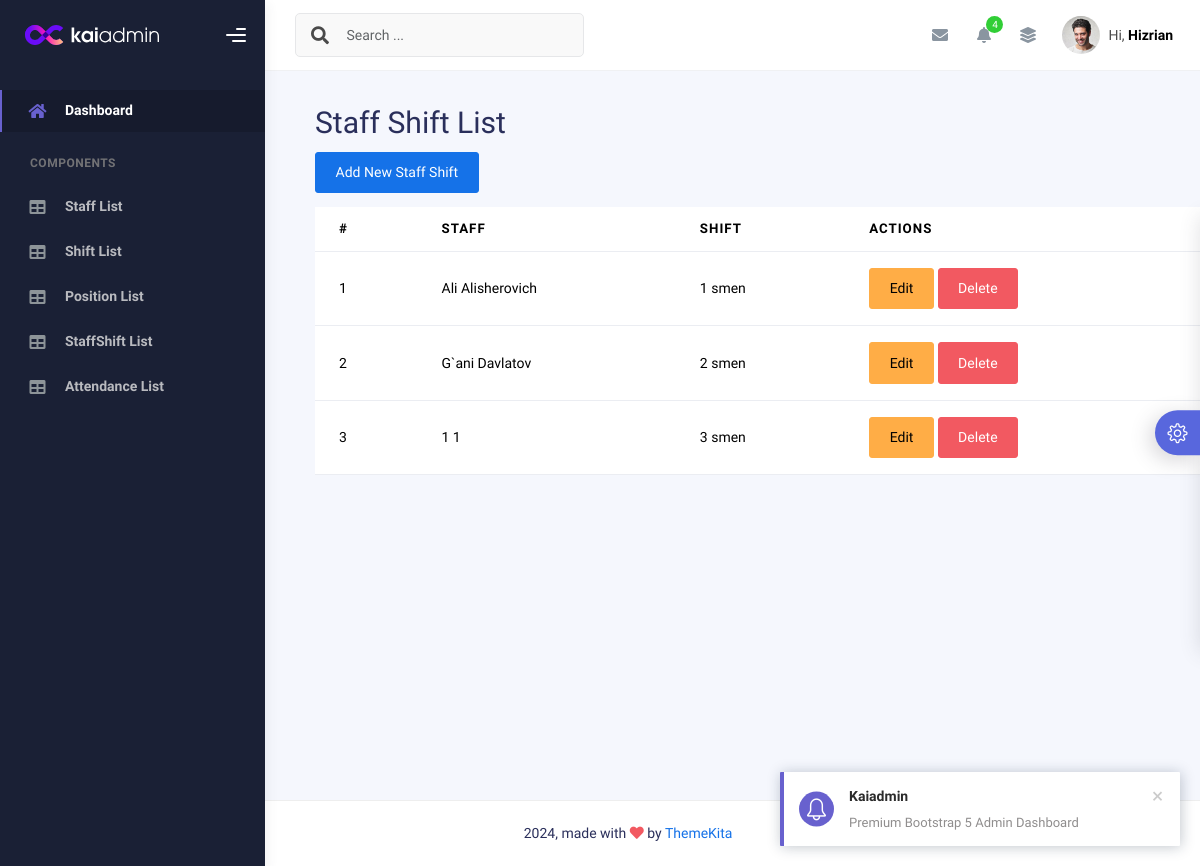
The app's page /staffshift/, older data.
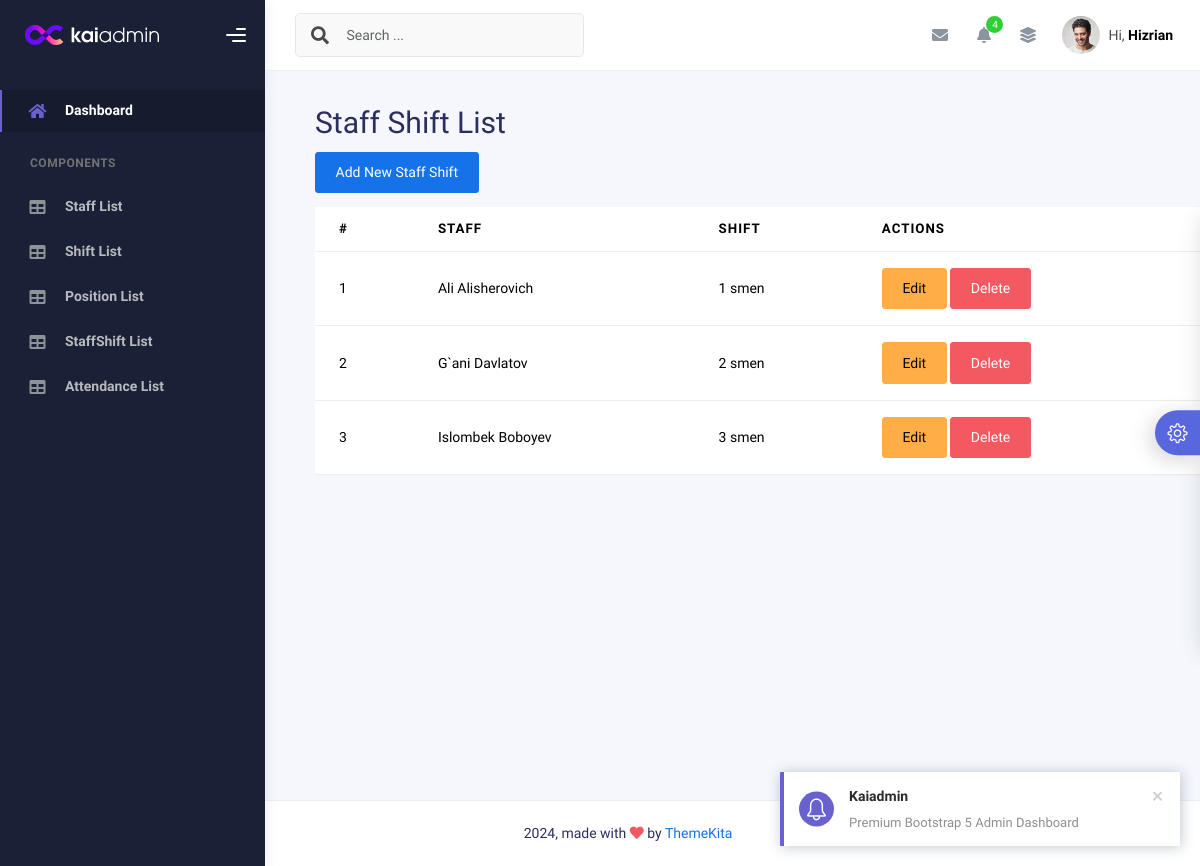
The same page, newer data.
### main/models.py (models this page shows, shortened)
class StaffShift(models.Model):
    staff = models.ForeignKey(Staff, on_delete=models.CASCADE)
    shift = models.ForeignKey(Shift, on_delete=models.CASCADE)
    class Meta:
        unique_together = ('staff', 'shift')

class Staff(models.Model):
    first_name = models.CharField(max_length=255)
    last_name = models.CharField(max_length=255, blank=True)
    phone = models.CharField(max_length=15, unique=True,
    )
    age = models.IntegerField(blank=True, null=True)
    address = models.CharField(max_length=255, blank=True, null=True)
    def __str__(self):
        return f"{self.first_name} {self.last_name}"

class Shift(models.Model):
    name = models.CharField(max_length=255)
    start_time = models.TimeField()
    end_time = models.TimeField()
    def __str__(self):
        return self.name

### main/views.py (the view)
# urls.py: path('staffshift/', views.staffshift_list, name='staffshift_list'),
def staffshift_list(request):
    staffshift_list = models.StaffShift.objects.all()
    return render(request, 'crud/staffshift/staffshift_list.html', {'staffshift_list': staffshift_list})

### templates/crud/StaffShift/staffshift_list.html
{% extends "base.html" %}
{% block content %}
<div style="margin-top: 100px; margin-left: 50px;">
    <h1>Staff Shift List</h1>
    <a href="{% url 'staffshift_create' %}" class="btn btn-primary mb-3">Add New Staff Shift</a>
    <table class="table">
        <thead>
            <tr>
                <th>#</th>
                <th>Staff</th>
                <th>Shift</th>
                <th>Actions</th>
            </tr>
        </thead>
        <tbody>
            {% for staffshift in staffshift_list %}
            <tr>
                <td>{{ forloop.counter }}</td>
                <td>{{ staffshift.staff }}</td>
                <td>{{ staffshift.shift }}</td>
                <td>
                    <a href="{% url 'staffshift_edit' staffshift.id %}" class="btn btn-warning">Edit</a>
                    <a href="{% url 'staffshift_delete' staffshift.id %}" class="btn btn-danger">Delete</a>
                </td>
            </tr>
            {% endfor %}
        </tbody>
    </table>
</div>
{% endblock %}

Row changes from the older to the newer data that the page shows:
removed StaffShift: staff "1 1", shift "3 smen"
added StaffShift: staff "Islombek Boboyev", shift "3 smen"
